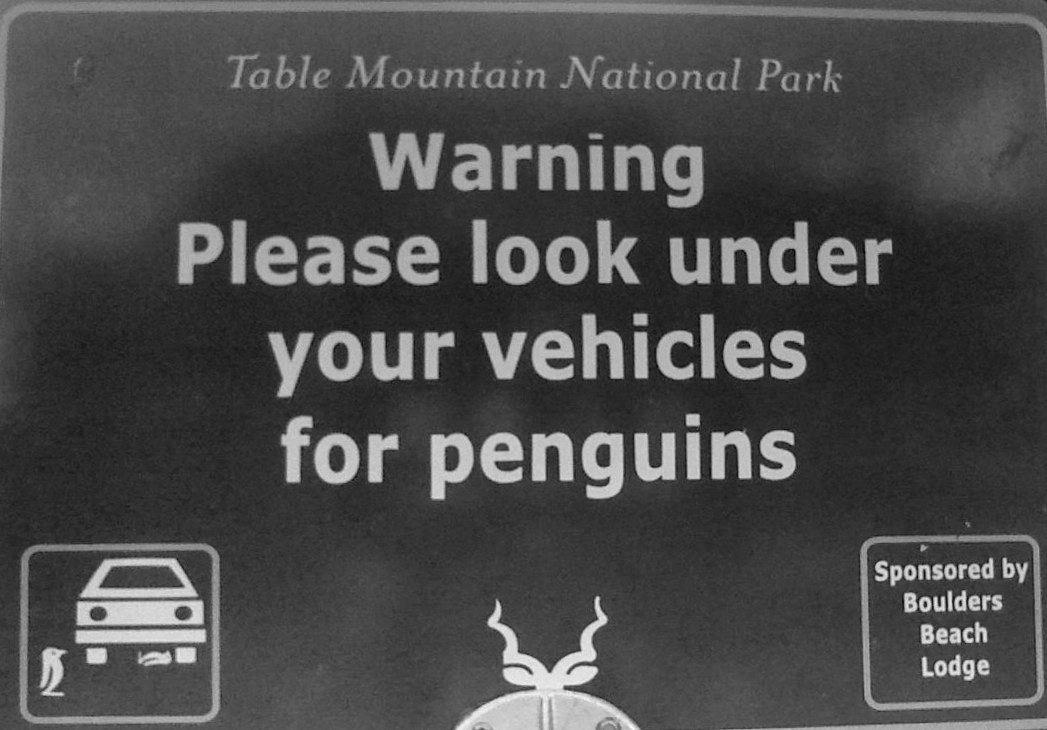
#> input picture ED3/penguins.png, 1047 x 730 px
$ jupyter execute ED3.ipynb
#> lines starting #> are read from the running program, lines starting #| are printed output that depends on the picture
# Estudo Dirigido 3

### Aluno: Daniel da Rocha Carneiro

---

[cell 1]
# Imports
import matplotlib.pyplot as plt
from PIL import Image, ImageDraw
import numpy as np
import cv2 as cv
import skimage
import os

[cell 2]
penguin = cv.imread("penguins.png")
#> penguin is the input picture: shape (730, 1047, 3); min 0, max 253, mean 73.4
penguin = cv.cvtColor(penguin, cv.COLOR_BGR2GRAY)
#> penguin: shape (730, 1047)
plt.imshow(penguin, cmap="gray")

[cell 3]
Kv = np.array([[-1, -2, -1], [0, 0, 0], [1, 2, 1]])
Ku = np.array([[-1, 0, 1], [-2, 0, 2], [-1, 0, 1]])

Iv = cv.filter2D(penguin, -1, Kv)
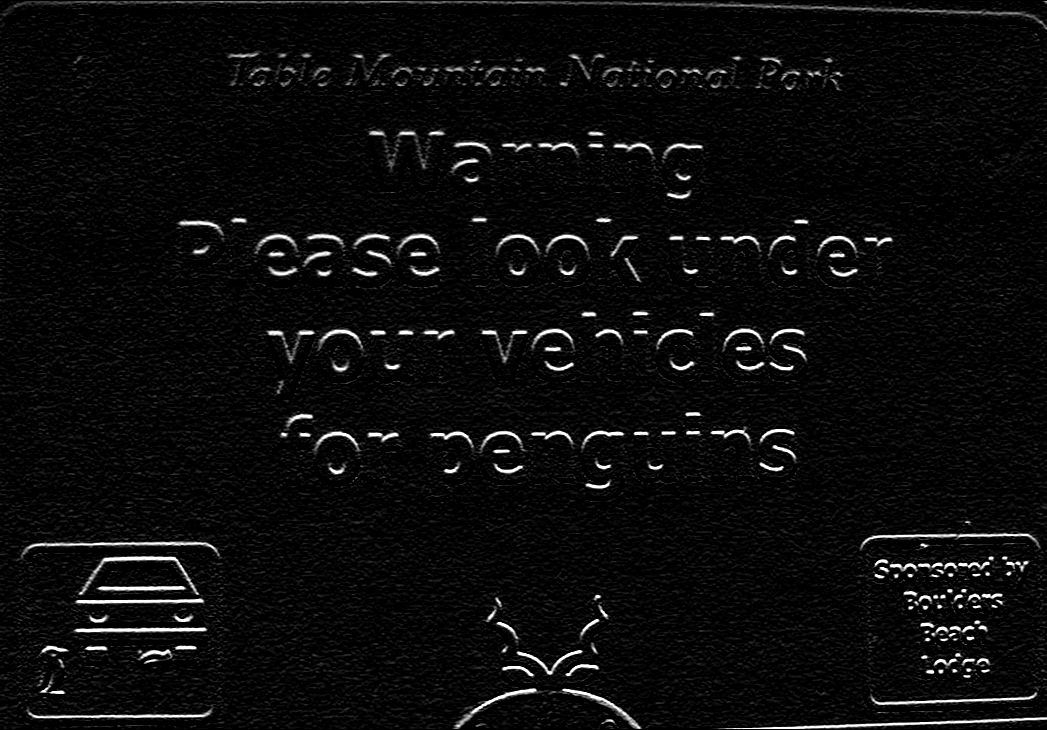
#> Iv: shape (730, 1047); min 0, max 255, mean 11.6
Iu = cv.filter2D(penguin, -1, Ku)
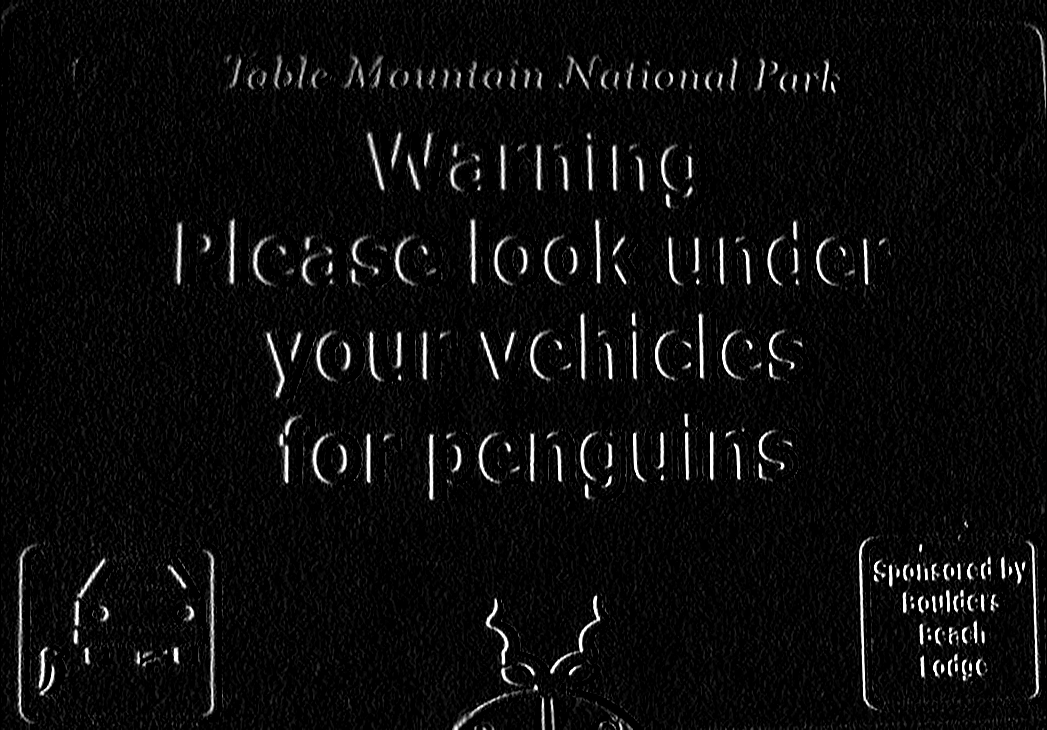
#> Iu: shape (730, 1047); min 0, max 255, mean 11.7
Iuv = cv.filter2D(penguin, -1, Kv + Ku)
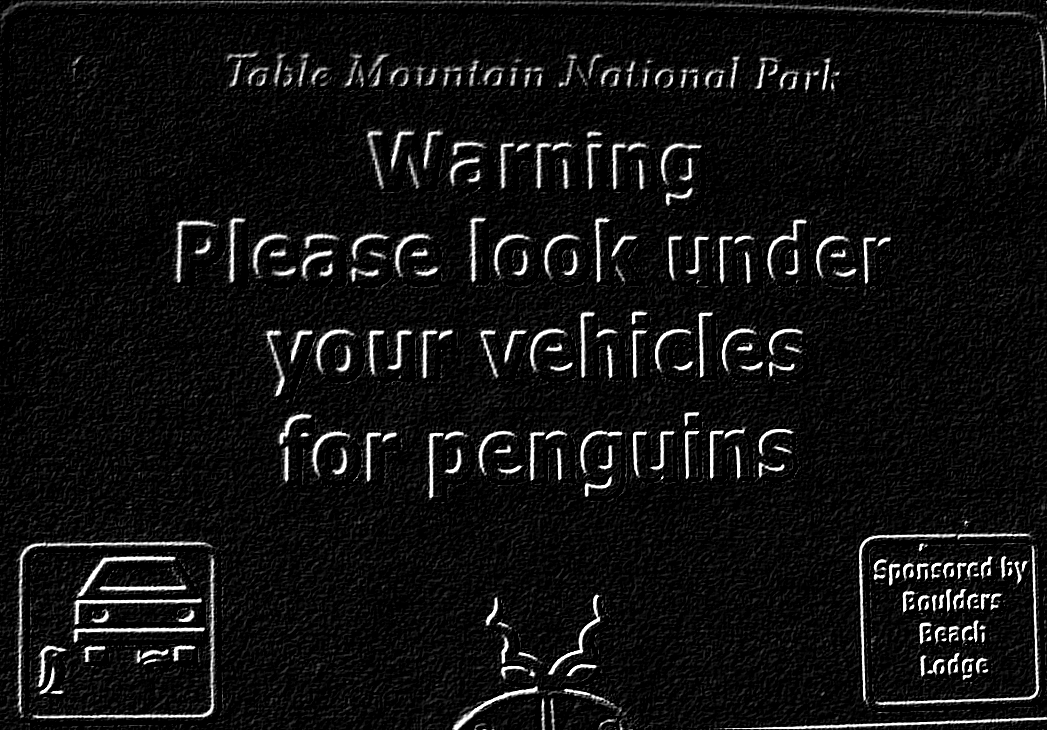
#> Iuv: shape (730, 1047); min 0, max 255, mean 17.1
cv.imwrite("penguin_Iv.png", Iv)
cv.imwrite("penguin_Iu.png", Iu)
cv.imwrite("penguin_Iuv.png", Iuv)
edges = plt.subplots(1, 3, figsize=(12, 5))
edges[1][0].imshow(Iv, cmap="gray")
edges[1][0].set_title("Vertical edges")
edges[1][1].imshow(Iu, cmap="gray")
edges[1][1].set_title("Horizontal edges")
edges[1][2].imshow(Iuv, cmap="gray")
edges[1][2].set_title("Vertical and horizontal edges")
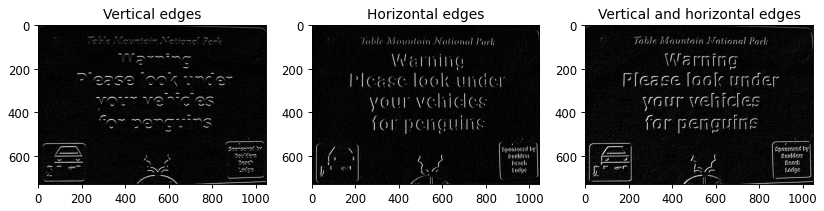
#> figure drawn by matplotlib, 3 panels

[cell 4]
I = cv.addWeighted(Iu, 0.5, Iv, 0.5, 0)
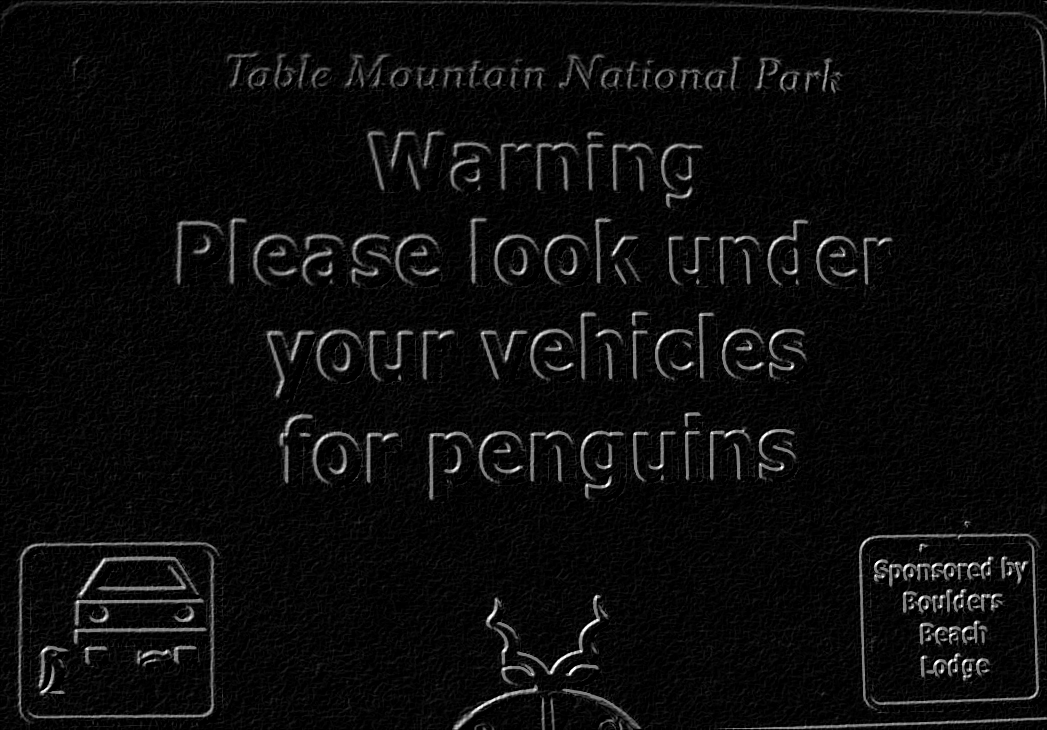
#> I: shape (730, 1047); min 0, max 255, mean 11.7
cv.imwrite("penguin_I.png", I)
plt.imshow(I, cmap="gray")
